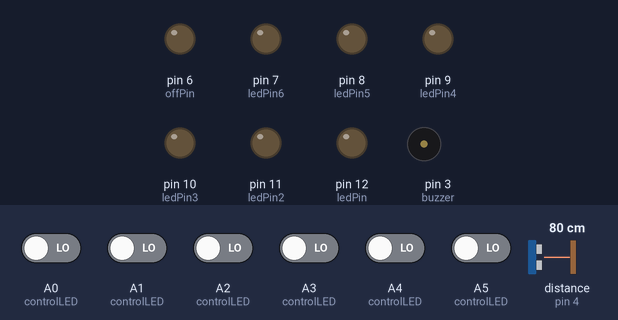
Recording of a sketch running on a simulated Arduino Uno, built with avr-gcc and run on an emulated ATmega328P. Shown: output pins drawn as LEDs (lit = HIGH), buzzer (waves = sounding). Wiring (inferred from the names in the program): ultrasonic range finder: trigger pin 2; echo pin 4. Inputs (shaded band) come from the test bench; at power-on: A0 (controlLED), A1 (controlLED), A2 (controlLED), A3 (controlLED), A4 (controlLED), A5 (controlLED) LOW, distance to the obstacle (sensor on pin 4) 80 cm. The echo pulse lasts 58.3 µs per cm; pins used as bus, display or sensor lines are not drawn.

Above: at 1.2 s.
1.3 s: A0 (controlLED) driven HIGH
At 3.2 s:
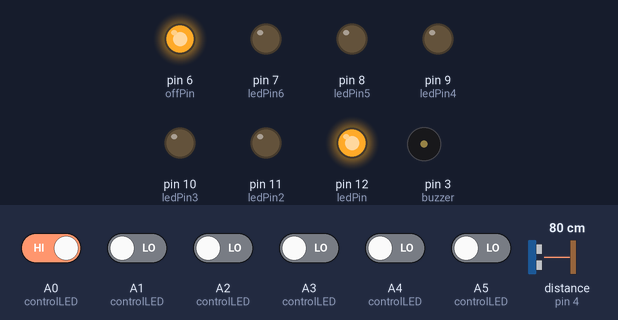
3.8 s: distance to the obstacle (sensor on pin 4) set to 18 cm
5.5 s: distance to the obstacle (sensor on pin 4) set to 13 cm
At 6.8 s:
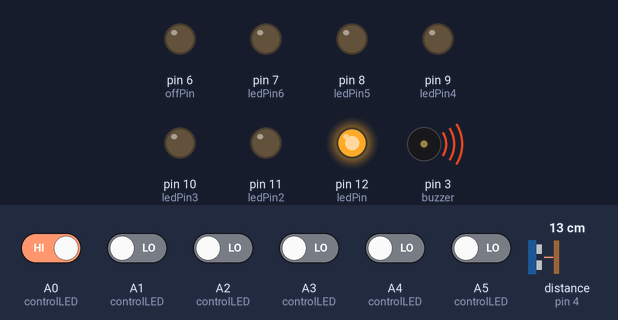
7.8 s: A1 (controlLED) driven HIGH
At 8.5 s:
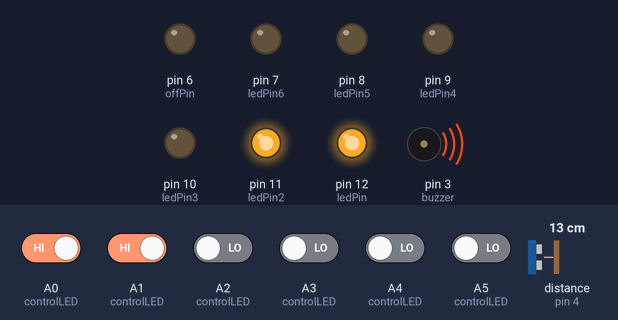
9.3 s: A2 (controlLED) driven HIGH
At 9.7 s:
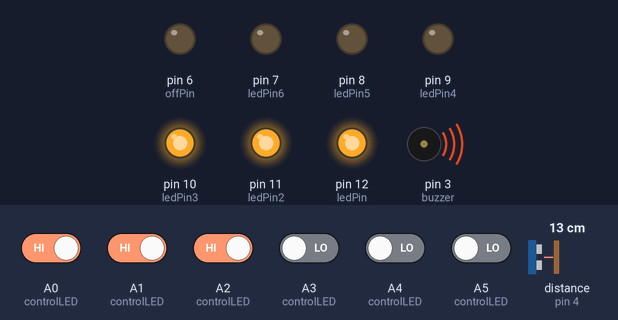
10.8 s: A3 (controlLED) driven HIGH
At 12.0 s:
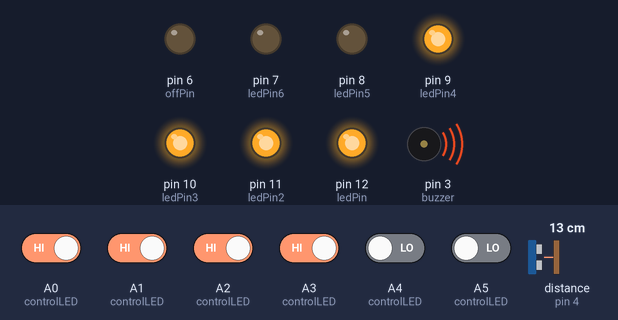
Timing chart, 0 to 13.3 s (numbered marks = the images above; inputs shaded):
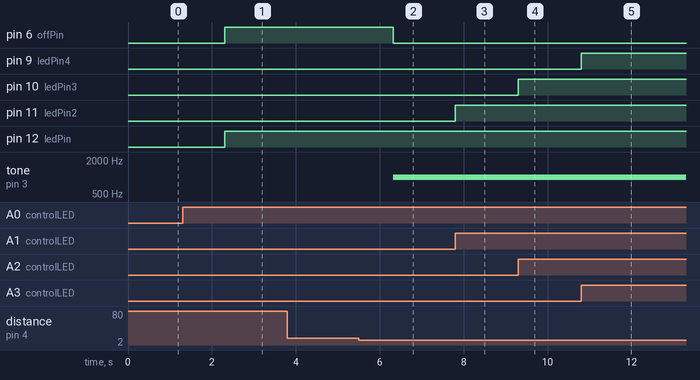

The sketch:

arduino_node.ino
```cpp
int ledPin = 12; // D7
int ledPin2 = 11; //D6
int ledPin3 = 10; //D0
int ledPin4 = 9; //D8
int ledPin5 = 8; //D5
int ledPin6 = 7;  //D1

int offPin=6;
int lcdPin=5;

const int trigPin = 2;
const int echoPin = 4;

const int buzzer = 3; //buzzer to arduino pin 3

int sound=0;
int buzzerFlag=0;
int LEDFlag=0;
int check=1;

float trigger() {
     float duration;
     pinMode(trigPin, OUTPUT);
     digitalWrite(trigPin, LOW);
     delayMicroseconds(2);
     digitalWrite(trigPin, HIGH);
     delayMicroseconds(10);
     digitalWrite(trigPin, LOW);
     pinMode(echoPin, INPUT);
     duration = pulseIn(echoPin, HIGH);
     return(duration);
}

void setup() {
  pinMode(buzzer, OUTPUT);

  // put your setup code here, to run once:
 pinMode(ledPin, OUTPUT);
  digitalWrite(ledPin, LOW);
  pinMode(ledPin2, OUTPUT);
  digitalWrite(ledPin2, LOW);
  pinMode(ledPin3, OUTPUT);
  digitalWrite(ledPin3, LOW);
  pinMode(ledPin4, OUTPUT);
  digitalWrite(ledPin4, LOW);
  pinMode(ledPin5, OUTPUT);
  digitalWrite(ledPin5, LOW);
  pinMode(ledPin6, OUTPUT);
  digitalWrite(ledPin6, LOW);

  pinMode(offPin,OUTPUT);
  digitalWrite(offPin,LOW);

  pinMode(lcdPin,OUTPUT);
  digitalWrite(lcdPin,LOW);

  pinMode(A0, INPUT_PULLUP);
  pinMode(A1, INPUT_PULLUP);
  pinMode(A2, INPUT_PULLUP);
  pinMode(A3, INPUT_PULLUP);
  pinMode(A4, INPUT_PULLUP);
  pinMode(A5, INPUT_PULLUP);
  digitalWrite(A0,LOW);
  digitalWrite(A1,LOW);
  digitalWrite(A2,LOW);
  digitalWrite(A3,LOW);
  digitalWrite(A4,LOW);
  digitalWrite(A5,LOW);

  Serial.begin(9600);
}

void loop() {
  // put your main code here, to run repeatedly:
  controlLED();
   //Serial.println(digitalRead(A5));
   //delay(2000);
   long duration, inches, cm;
     duration = trigger();
     inches = duration / 74 / 2;

   if(digitalRead(A0) == HIGH || digitalRead(A1) == HIGH || digitalRead(A2) == HIGH || digitalRead(A3) == HIGH || digitalRead(A4) == HIGH || digitalRead(A5) == HIGH)
      {
        sound=1000;
        LEDFlag=1;
      }
   else{
    LEDFlag=0;
   }

     if(inches<=5 && LEDFlag==1)
          {
            tone(buzzer, sound);
            buzzerFlag=1;
            digitalWrite(lcdPin,LOW);
            digitalWrite(offPin,LOW);

          }
     else if(inches>5 && LEDFlag==1){
         noTone(buzzer);
         buzzerFlag=0;
         digitalWrite(lcdPin,HIGH);   //send signal to LCD_counter to change LCD values
         delay(1000);
         digitalWrite(offPin,HIGH);   //send signal to mqtt code to off the LEDs
        }
    if(inches <=5)
    digitalWrite(lcdPin,LOW);
    else
    digitalWrite(lcdPin,HIGH);
}


//function to turn on LEDs based on message recieved by the nodeMCU
void controlLED(){
if(digitalRead(A0)==HIGH)
   {
    digitalWrite(ledPin, HIGH);
   }
else{
  digitalWrite(ledPin, LOW);
}

     if(digitalRead(A1)==HIGH)
   {
    digitalWrite(ledPin2, HIGH);
   }
    else{
      digitalWrite(ledPin2, LOW);
    }

    if(digitalRead(A2)==HIGH)
   {
    digitalWrite(ledPin3, HIGH);
   }
   else{
       digitalWrite(ledPin3, LOW);
   }

    if(digitalRead(A3)==HIGH)
   {
    digitalWrite(ledPin4, HIGH);
   }
   else{
       digitalWrite(ledPin4, LOW);
   }


    if(digitalRead(A4)==HIGH)
   {
    digitalWrite(ledPin5, HIGH);
   }
   else{
       digitalWrite(ledPin5, LOW);
   }


    if(digitalRead(A5)==HIGH)
   {
    digitalWrite(ledPin6, HIGH);
   }
    else{
         digitalWrite(A5, LOW);
    }
}
```

Measured:
- the behaviour switches between 16 and 15 cm on distance to the obstacle (sensor on pin 4) (found by bisection; images 1 and 2)
- after the input at 1.3 s, pin 6 (offPin), pin 12 (ledPin): LOW → HIGH after 1.0 s
- after the input at 3.8 s, every drawn part: stays the same
- after the input at 5.5 s, pin 6 (offPin): HIGH → LOW after 0.82 s; tone on pin 3 (buzzer): silent → 1000 Hz after 0.82 s
- after the input at 7.8 s, pin 11 (ledPin2): LOW → HIGH at once
- after the input at 9.3 s, pin 10 (ledPin3): LOW → HIGH at once
- after the input at 10.8 s, pin 9 (ledPin4): LOW → HIGH at once
